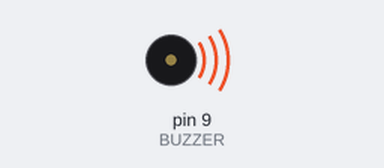
A sketch run on a simulated Arduino Uno, built with avr-gcc and run on an emulated ATmega328P. Shown: buzzer (waves = sounding). At 3.8 s the program stops and its outputs stay as they are.

Above: at 0.18 s.
At 3.6 s:
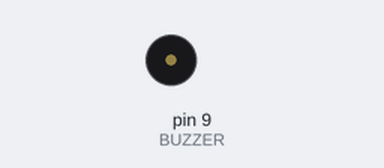
Timing chart, 0 to 5.1 s (numbered marks = the images above):
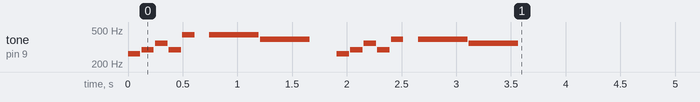

Measured:
- by itself, tone on pin 9 (BUZZER): plays 262 Hz for 0.11 s, 294 Hz for 0.11 s, 349 Hz for 0.11 s, 294 Hz for 0.11 s, 440 Hz for 0.11 s, 440 Hz for 0.45 s … (14 notes in this stretch)

The sketch:

buzzer_test.ino
```cpp
const int BUZZER = 9;
const int nrOfNotes = 18;

char notes[nrOfNotes] = {'c', 'd', 'f', 'd', 'a', ' ', 'a', 'g', ' ', 'c', 'd', 'f', 'd', 'g', ' ', 'g', 'f', ' '};
int beats[nrOfNotes] = {1, 1, 1, 1, 1, 1, 4, 4, 2, 1, 1, 1, 1, 1, 1, 4, 4, 2};    // 2 = 1/2 note, 4 = 1/4 note
int tempo = 113;  // Beats Per Second (BPS)

void setup() {
  pinMode(BUZZER, OUTPUT);
}

void loop() {
  int i;
  int duration;
  for (i = 0; i < nrOfNotes; i++) {
    duration = beats[i] * tempo;
    if (notes[i] == ' ')
      delay(duration);
    else {
      tone(BUZZER, freq(notes[i]), duration);
      delay(duration);
    }
    delay(tempo/10);
  }
  while(true) {};
}

int freq (char note) {
  int i;
  const int savedNotes = 8;
  char names[savedNotes] = {'c', 'd', 'e', 'f', 'g', 'a', 'b', 'C'};
  int frequencies[savedNotes] = {262, 294, 330, 349, 392, 440, 494, 523};

  for (i = 0; i < savedNotes; i++) {
    if (names[i] == note)
      return (frequencies[i]);
  }
  return(0);
}
```
